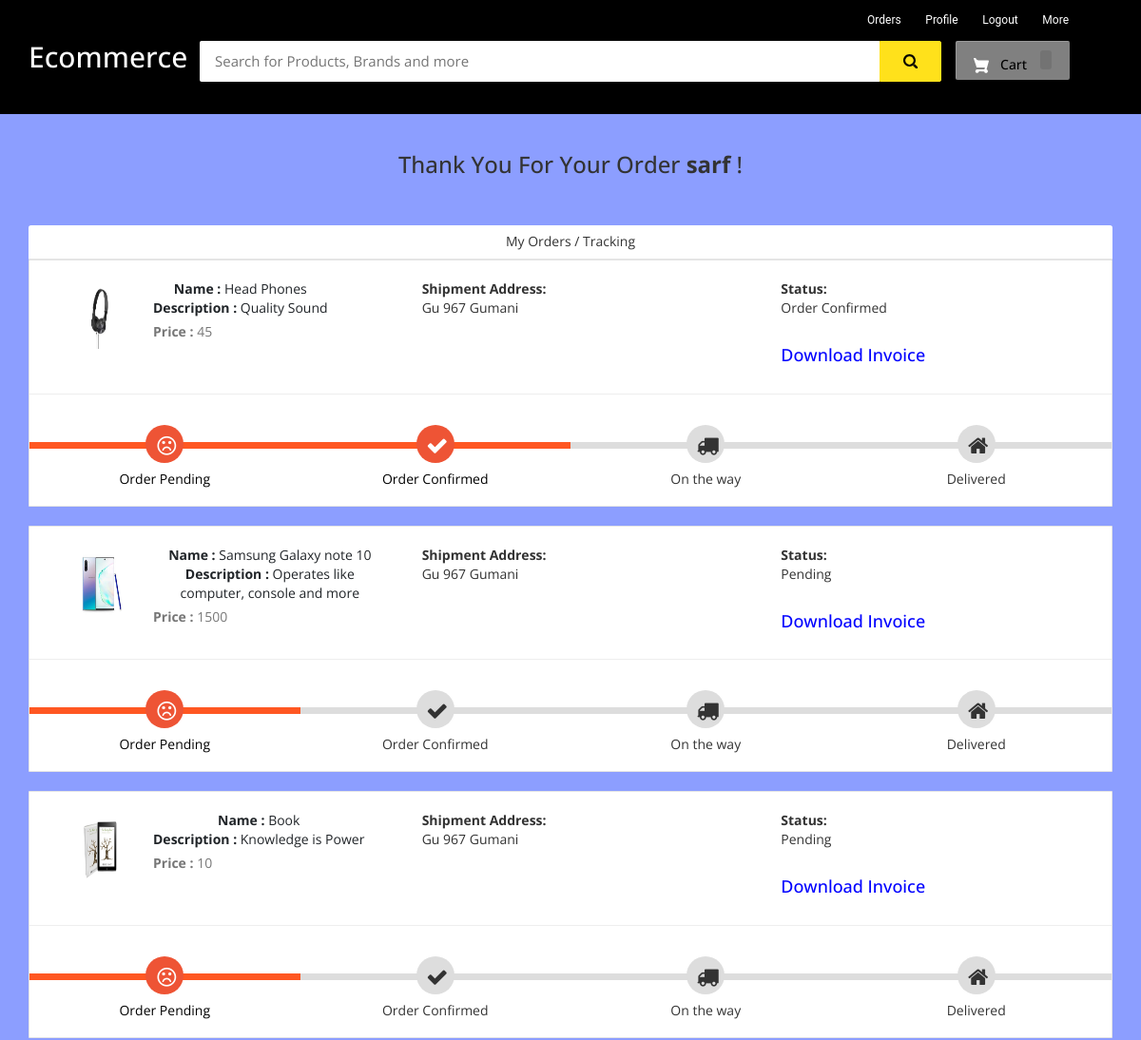
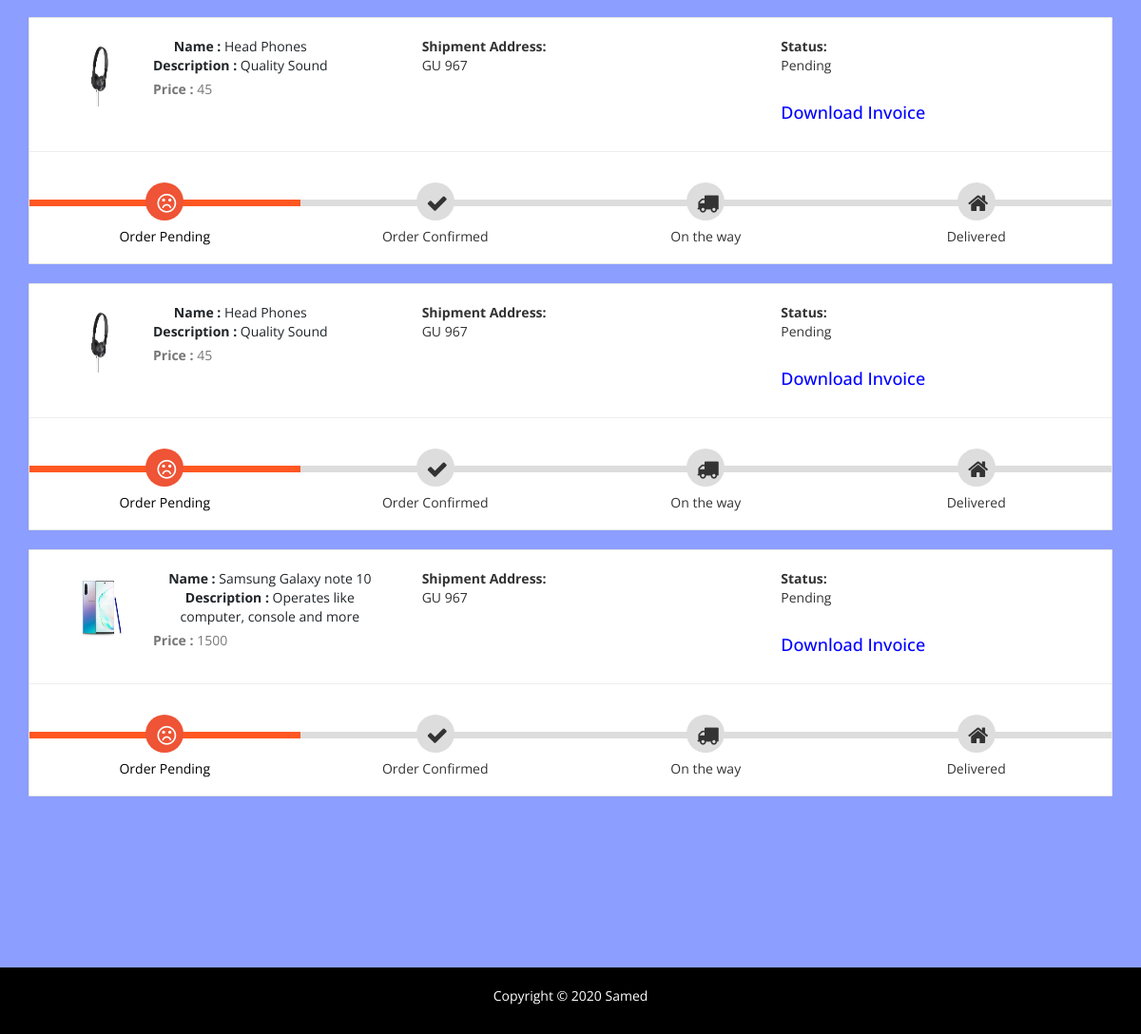
Screenshot of /my-order (signed in) with the database file from the repository (2 pictures, top to bottom).
### ecom/models.py (models this page shows, shortened)
class Product(models.Model):
    name=models.CharField(max_length=40)
    product_image= models.ImageField(upload_to='product_image/',null=True,blank=True)
    price = models.PositiveIntegerField()
    quantity = models.PositiveIntegerField(default=0)
    description=models.CharField(max_length=40)

class Orders(models.Model):
    STATUS =(
        ('Pending','Pending'),
        ('Order Confirmed','Order Confirmed'),
        ('Out for Delivery','Out for Delivery'),
        ('Delivered','Delivered'),
    )
    customer=models.ForeignKey('Customer', on_delete=models.CASCADE,null=True)
    product=models.ForeignKey('Product',on_delete=models.CASCADE,null=True)
    email = models.CharField(max_length=50,null=True)
    address = models.CharField(max_length=500,null=True)
    mobile = models.CharField(max_length=20,null=True)
    order_date= models.DateField(auto_now_add=True,null=True)
    status=models.CharField(max_length=50,null=True,choices=STATUS)

### ecom/views.py (the view)
# urls.py: path('my-order', views.my_order_view,name='my-order'),
@login_required(login_url='customerlogin')
@user_passes_test(is_customer)
def my_order_view(request):
    customer=models.Customer.objects.get(user_id=request.user.id)
    orders=models.Orders.objects.all().filter(customer_id = customer)
    ordered_products=[]
    for order in orders:
        ordered_product=models.Product.objects.all().filter(id=order.product.id)
        ordered_products.append(ordered_product)
    return render(request,'ecom/my_order.html',{'data':zip(ordered_products,orders)})

### ecom/views.py (called while the page is built)
def is_customer(user):
    return user.groups.filter(name='CUSTOMER').exists()

### templates/ecom/my_order.html (shortened to what this page needs)
{% extends 'ecom/customer_base.html' %}
{% load static %}
{% block content %}
<br>
<h3 style="text-align:center;">Thank You For Your Order  <strong>{{request.user}}</strong> !</h3> <br><br>
<div class="container">
    <header class="card-header" style="text-align:center;"> My Orders / Tracking </header>
    {% for products,order in data %}
    <article class="card">
        <div class="card-body">
            <ul class="row" style="margin-left:20px;margin-top:20px;">
                <li class="col-md-4">
                  <figure class="itemside mb-3">
                    {%for product in products%}
                      <div class="aside"><img src="{% static product.product_image.url %}" class="img-sm border"></div>
                      <figcaption class="info align-self-center">
                          <p class="title"><strong>Name : </strong>{{product.name}} <br> <strong>Description : </strong>{{product.description}}</p> <span class="text-muted"><strong>Price : </strong>{{product.price}} </span>
                      </figcaption>
                  </figure>
                </li>
                <li class="col-md-4">
                    <div class="col"> <strong>Shipment Address:</strong> <br> {{order.address}}</div>
                </li>
                <li class="col-md-4">
                    <div class="col"> <strong>Status:</strong> <br> {{order.status}} </div> <br>
                    <h4><a style="text-decoration:none; color:blue;" href="{% url 'download-invoice' order.id product.id  %}" >Download Invoice</a></h4>
                </li>
                {%endfor%}
            </ul>
            <hr>
            <div class="track">
                {%if order.status == 'Pending' %}
                <div class="step active"> <span class="icon"> <i style="padding-top:5px; padding-right:20px;" class="fa fa-frown-o"></i> </span> <span class="text">Order Pending</span> </div>
                <div class="step "> <span class="icon"> <i style="padding-top:5px; padding-right:20px;" class="fa fa-check"></i> </span> <span class="text"> Order Confirmed</span> </div>
                <div class="step "> <span class="icon"> <i style="padding-top:5px; padding-right:20px;" class="fa fa-truck"></i> </span> <span class="text"> On the way </span> </div>
                <div class="step "> <span class="icon"> <i style="padding-top:5px; padding-right:20px;" class="fa fa-home"></i> </span> <span class="text">Delivered</span> </div>
                {%elif order.status == 'Order Confirmed' %}
                <div class="step active"> <span class="icon"> <i style="padding-top:5px; padding-right:20px;" class="fa fa-frown-o"></i> </span> <span class="text">Order Pending</span> </div>
                <div class="step active"> <span class="icon"> <i style="padding-top:5px; padding-right:20px;" class="fa fa-check"></i> </span> <span class="text"> Order Confirmed</span> </div>
                <div class="step "> <span class="icon"> <i style="padding-top:5px; padding-right:20px;" class="fa fa-truck"></i> </span> <span class="text"> On the way </span> </div>
                <div class="step "> <span class="icon"> <i style="padding-top:5px; padding-right:20px;" class="fa fa-home"></i> </span> <span class="text">Delivered</span> </div>
                {%endif%}
            </div>
        </div>
    </article><br>
    {%endfor%}
</div>
<br><br><br><br><br>
{% endblock content %}

### templates/ecom/customer_base.html (shortened to what this page needs)
<html>
{% load static %}
<head>
<link rel="stylesheet" href="https://maxcdn.bootstrapcdn.com/bootstrap/3.3.0/css/bootstrap.min.css">
<link rel="stylesheet" href="https://maxcdn.bootstrapcdn.com/font-awesome/4.7.0/css/font-awesome.min.css">
</head>
<body>
<div id="navbar">
    <div class="container">
        <div class="row row1">
            <ul class="largenav pull-right">
                <li class="upper-links"><a class="links" href="/my-order">Orders</a></li>
                <li class="upper-links"><a class="links" href="/my-profile">Profile</a></li>
                  <li class="upper-links"><a class="links" href="/logout">Logout</a></li>
                <li class="upper-links dropdown"><a class="links" href="">More</a>
                </li>
            </ul>
        </div>
        <div class="row row2">
            <div class="col-sm-2">
                <h2 style="margin:0px;"><a style="text-decoration:none; color:white;" href="/"><span class="largenav">Ecommerce </span></a></h2>
            </div>
            <div class="navbar-search smallsearch col-sm-8 col-xs-11">
              <form  action="/search" method="get">
                <div class="row"> <input class="navbar-input col-xs-11" type="search" placeholder="Search for Products, Brands and more" name="query" id="query">
                  <button class="navbar-button col-xs-1" type="submit">
                  </button>
                </div>
              </form>
            </div>
            <div class="cart1 largenav col-sm-2"> <a class="cart-button" href="/cart">  Cart <span class="item-number ">{{ product_count_in_cart }}</span> </a> </div>
        </div>
    </div>
</div>
{% block content %}
{% endblock content %}
<br><br><br>
<footer>
    <br>
    <div class="container">
      <div class="row">
        <div class="col-md-12 col-sm-12">
          <div style="color:#ffffff;" class="wow fadeInUp text-center footer-copyright">
              Copyright &copy; 2020 Samed </p>
          </div>
        </div>
      </div>
    </div>
  <br>
</footer>
</body>
</html>

### templates/ecom/customer_base.html (style rules this page uses)
body { background-color: #ebe0e0 }
#navbar { background-color: #000; color: black; }
.row1 { padding-top: 10px; padding-right: 50px }
.row2 { padding-bottom: 20px }
.navbar-input { padding: 11px 16px; border-radius: 2px 0 0 2px; border: 0 none; outline: 0 none; font-size: 15px }
.navbar-button { background-color: #ffe11b; border: 1px solid #ffe11b; border-radius: 0 2px 2px 0; color: #565656; padding: 10px 0; height: 43px; cursor: pointer }
.cart-button { background-color: #808080; box-shadow: 0 4px 4px 0 rgba(0, 0, 0, .23), inset 1px 1px 0 0 hsla(0, 0%, 100%, .2); padding: 10px 0; text-align: center; height: 41px; border-radius: 2px; font-weight: 500; width: 120px; display: inline-block; color: #FFFFFF; text-decoration: none; color: inherit; border: none; outline: none }
.cart-svg { display: inline-block; width: 16px; height: 16px; vertical-align: middle; margin-right: 8px }
.item-number { border-radius: 3px; background-color: rgba(0, 0, 0, .1); height: 20px; padding: 3px 6px; font-weight: 500; display: inline-block; color: #fff; line-height: 12px; margin-left: 10px }
.upper-links { display: inline-block; padding: 0 11px; line-height: 23px; font-family: 'Roboto', sans-serif; letter-spacing: 0; color: inherit; border: none; outline: none; font-size: 12px }
.dropdown { position: relative; display: inline-block; margin-bottom: 0px }
.links { color: #fff; text-decoration: none }
.largenav { display: none }
.smallsearch { margin-left: 15px; margin-top: 15px }
footer { padding: 0px 0px 0px 0px; background-color: black; margin: 0px; }
.fa { font-size: 23px; width: 60px; text-align: center; text-decoration: none; margin: 5px 2px; border-radius: 50%; }
p { text-align: center; }
@media screen and (min-width: 768px) { .largenav { display: block } }
@media screen and (min-width: 768px) { .smallsearch { margin: 0px } }

### templates/ecom/my_order.html (style rules this page uses)
body { background-color: #8C9EFF; font-family: 'Open Sans', serif }
.container { margin-top: 0px; margin-bottom: 0px }
.card { position: relative; display: -webkit-box; display: -ms-flexbox; display: flex; -webkit-box-orient: vertical; -webkit-box-direction: normal; -ms-flex-direction: column; flex-direction: column; min-width: 0; word-wrap: break-word; background-color: #fff; background-clip: border-box; border: 1px solid rgba(0, 0, 0, 0.1); border-radius: 0.10rem }
.card-header:first-child { border-radius: calc(0.37rem - 1px) calc(0.37rem - 1px) 0 0 }
.card-header { padding: 0.75rem 1.25rem; margin-bottom: 0; background-color: #fff; border-bottom: 1px solid rgba(0, 0, 0, 0.1) }
.track { position: relative; background-color: #ddd; height: 7px; display: -webkit-box; display: -ms-flexbox; display: flex; margin-bottom: 60px; margin-top: 50px }
.track .step { -webkit-box-flex: 1; -ms-flex-positive: 1; flex-grow: 1; width: 25%; margin-top: -18px; text-align: center; position: relative }
.track .step.active:before { background: #FF5722 }
.track .step::before { height: 7px; position: absolute; content: ""; width: 100%; left: 0; top: 18px }
.track .step.active .icon { background: #ee5435; color: #fff }
.track .icon { display: inline-block; width: 40px; height: 40px; line-height: 40px; position: relative; border-radius: 100%; background: #ddd }
.track .step.active .text { font-weight: 400; color: #000 }
.track .text { display: block; margin-top: 7px }
.itemside { position: relative; display: -webkit-box; display: -ms-flexbox; display: flex; width: 100% }
.itemside .aside { position: relative; -ms-flex-negative: 0; flex-shrink: 0 }
.img-sm { width: 80px; height: 80px; padding: 7px }
ul.row, ul.row-sm { list-style: none; padding: 0 }
.itemside .info { padding-left: 15px; padding-right: 7px }
.itemside .title { display: block; margin-bottom: 5px; color: #212529 }
p { margin-top: 0; margin-bottom: 1rem }

### rows the page displays
Orders: address "Gu 967 Gumani", status "Order Confirmed", shows "Order Pending"
Product: product_image (picture), name "Head Phones", description "Quality Sound", price "45"
Orders: address "Gu 967 Gumani", status "Pending", shows "Order Pending"
Product: product_image (picture), name "Samsung Galaxy note 10", description "Operates like computer, console and more", price "1500"
Orders: address "Gu 967 Gumani", status "Pending", shows "Order Pending"
Product: product_image (picture), name "Book", description "Knowledge is Power", price "10"
Orders: address "GU 967", status "Pending", shows "Order Pending"
Orders: address "GU 967", status "Pending", shows "Order Pending"
Orders: address "GU 967", status "Pending", shows "Order Pending"

### other values shown
{{ request.user }} "sarf"
